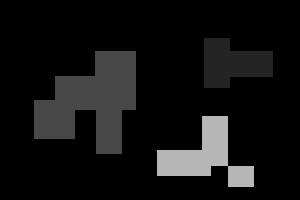

Python code for this plot:
import cv2
import numpy as np
import lib5160
import matplotlib.pyplot as plt
import sys,os
sys.path.append(os.getcwd())
from q01_10 import lib0110
from q41_50 import lib4150

if __name__ == '__main__':
    img = cv2.imread("Gasyori100knock/Question_51_60/seg.png")
    
    out = lib5160.Labeling_8nn(img)

    cv2.imshow("imori", out)
    cv2.waitKey(0)
    cv2.imwrite("q51_60/059.jpg", out)
    cv2.destroyAllWindows()
